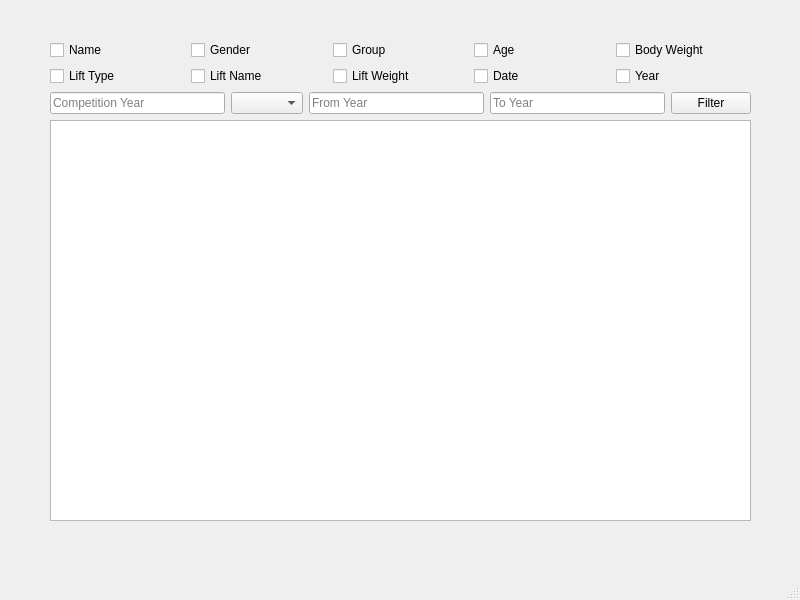
<?xml version="1.0" encoding="UTF-8"?>
<ui version="4.0">
 <class>print_win</class>
 <widget class="QMainWindow" name="print_win">
  <property name="geometry">
   <rect>
    <x>0</x>
    <y>0</y>
    <width>800</width>
    <height>600</height>
   </rect>
  </property>
  <property name="windowTitle">
   <string>MainWindow</string>
  </property>
  <widget class="QWidget" name="centralwidget">
   <widget class="QWidget" name="verticalLayoutWidget">
    <property name="geometry">
     <rect>
      <x>50</x>
      <y>40</y>
      <width>701</width>
      <height>481</height>
     </rect>
    </property>
    <layout class="QVBoxLayout" name="verticalLayout_2">
     <item>
      <layout class="QHBoxLayout" name="horizontalLayout">
       <item>
        <widget class="QCheckBox" name="name_cb">
         <property name="text">
          <string>Name</string>
         </property>
        </widget>
       </item>
       <item>
        <widget class="QCheckBox" name="gender_cb">
         <property name="text">
          <string>Gender</string>
         </property>
        </widget>
       </item>
       <item>
        <widget class="QCheckBox" name="group_cb">
         <property name="text">
          <string>Group</string>
         </property>
        </widget>
       </item>
       <item>
        <widget class="QCheckBox" name="age_cb">
         <property name="text">
          <string>Age</string>
         </property>
        </widget>
       </item>
       <item>
        <widget class="QCheckBox" name="bdy_weight_cb">
         <property name="text">
          <string>Body Weight</string>
         </property>
        </widget>
       </item>
      </layout>
     </item>
     <item>
      <layout class="QHBoxLayout" name="horizontalLayout_3">
       <item>
        <widget class="QCheckBox" name="lift_type_cb">
         <property name="text">
          <string>Lift Type</string>
         </property>
        </widget>
       </item>
       <item>
        <widget class="QCheckBox" name="lift_name_cb">
         <property name="text">
          <string>Lift Name</string>
         </property>
        </widget>
       </item>
       <item>
        <widget class="QCheckBox" name="lift_wt_cb">
         <property name="text">
          <string>Lift Weight</string>
         </property>
        </widget>
       </item>
       <item>
        <widget class="QCheckBox" name="group_cb_2">
         <property name="text">
          <string>Date</string>
         </property>
        </widget>
       </item>
       <item>
        <widget class="QCheckBox" name="year_cb">
         <property name="text">
          <string>Year</string>
         </property>
        </widget>
       </item>
      </layout>
     </item>
     <item>
      <layout class="QHBoxLayout" name="horizontalLayout_2">
       <item>
        <widget class="QLineEdit" name="comp_yearEdit">
         <property name="placeholderText">
          <string>Competition Year</string>
         </property>
        </widget>
       </item>
       <item>
        <widget class="QComboBox" name="lift_name_box"/>
       </item>
       <item>
        <widget class="QLineEdit" name="fromYearEdit">
         <property name="placeholderText">
          <string>From Year</string>
         </property>
        </widget>
       </item>
       <item>
        <widget class="QLineEdit" name="toYearEdit">
         <property name="placeholderText">
          <string>To Year</string>
         </property>
        </widget>
       </item>
       <item>
        <widget class="QPushButton" name="filter_btn">
         <property name="text">
          <string>Filter</string>
         </property>
        </widget>
       </item>
      </layout>
     </item>
     <item>
      <widget class="QTableView" name="tableView"/>
     </item>
    </layout>
   </widget>
  </widget>
  <widget class="QMenuBar" name="menubar">
   <property name="geometry">
    <rect>
     <x>0</x>
     <y>0</y>
     <width>800</width>
     <height>20</height>
    </rect>
   </property>
  </widget>
  <widget class="QStatusBar" name="statusbar"/>
 </widget>
 <resources/>
 <connections/>
</ui>
